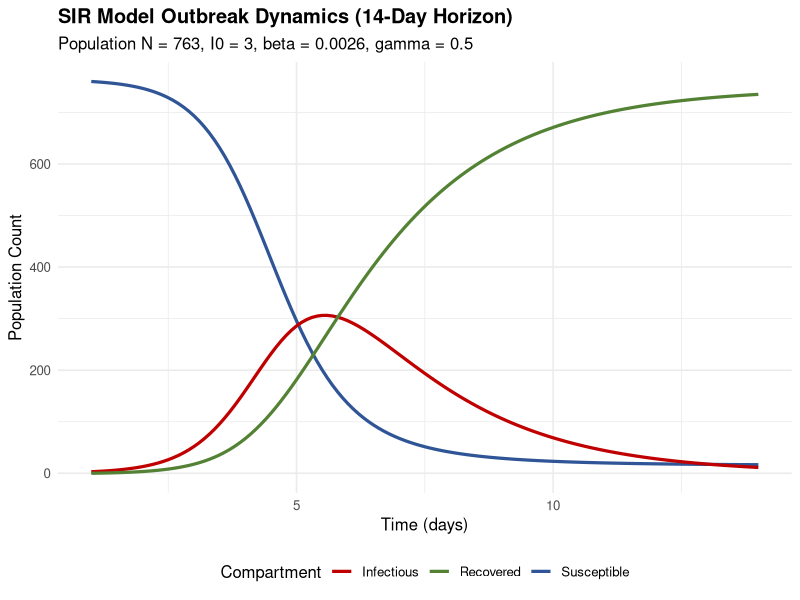

Source code (R):
# ==============================================================================
# Numerical Simulation and Sensitivity Analysis of the SIR Epidemic Model
# Author: Robert Thomas Kohn
# Course: MTH 319 - Predictive Statistics, Muhlenberg College
# ==============================================================================

# --- Load Required Libraries ---
library(deSolve)
library(ggplot2)

# --- 1. Model Definition (Coupled Non-Linear ODEs) ---
# Compartments: Susceptible (S), Infectious (I), Recovered (R)
# Parameters: beta (transmission rate), gamma (recovery rate)
sir_model <- function(time, state, parameters) {
  with(as.list(c(state, parameters)), {
    dS <- -beta * S * I
    dI <-  beta * S * I - gamma * I
    dR <-  gamma * I
    
    list(c(dS, dI, dR))
  })
}

# --- 2. Baseline Outbreak Simulation (14-Day Trajectory) ---
# Parameters calibrated to the 1978 English boarding school influenza outbreak:
# N = 763, I_0 = 3, beta = 0.0026, gamma = 0.5
N <- 763
init_values <- c(S = N - 3, I = 3, R = 0)
parameters  <- c(beta = 0.0026, gamma = 0.5)
times       <- seq(1, 14, by = 0.1)

sir_output <- ode(y = init_values, times = times, func = sir_model, parms = parameters)
sir_df     <- as.data.frame(sir_output)

# Plot 14-day outbreak progression
p14 <- ggplot(sir_df, aes(x = time)) +
  geom_line(aes(y = S, color = "Susceptible"), linewidth = 1.1) +
  geom_line(aes(y = I, color = "Infectious"), linewidth = 1.1) +
  geom_line(aes(y = R, color = "Recovered"), linewidth = 1.1) +
  labs(
    title    = "SIR Model Outbreak Dynamics (14-Day Horizon)",
    subtitle = "Population N = 763, I0 = 3, beta = 0.0026, gamma = 0.5",
    x        = "Time (days)",
    y        = "Population Count",
    color    = "Compartment"
  ) +
  scale_color_manual(values = c("Susceptible" = "#2F5597", "Infectious" = "#C00000", "Recovered" = "#548235")) +
  theme_minimal(base_size = 12) +
  theme(plot.title = element_text(face = "bold"), legend.position = "bottom")

print(p14)

# Evaluate Day 7 Peak Metrics
day7 <- sir_df[which.min(abs(sir_df$time - 7)), ]
cat("Day 7 Status:\n")
cat("  Susceptible:", round(day7$S), "\n")
cat("  Infectious: ", round(day7$I), "\n")
cat("  Recovered:  ", round(day7$R), "\n")

# --- 3. Long-Term Equilibrium (365 Days) ---
times_long <- seq(0, 365, by = 1)
sir_long   <- as.data.frame(ode(y = init_values, times = times_long, func = sir_model, parms = parameters))

cat("\nEquilibrium Comparison (Day 14 vs Day 165):\n")
cat("  Day 14  - S:", round(sir_long[15, "S"]), " I:", round(sir_long[15, "I"]), " R:", round(sir_long[15, "R"]), "\n")
cat("  Day 165 - S:", round(sir_long[166, "S"]), " I:", round(sir_long[166, "I"]), " R:", round(sir_long[166, "R"]), "\n")

# --- 4. Sensitivity Analysis: Initial Infected Seeding (I_0) ---
cat("\nSensitivity to Initial Infected (I_0 at Day 7, N ~ 1000):\n")
for (i_init in c(0, 1, 10, 100)) {
  pop_tot <- 1000 + i_init
  init_s  <- c(S = 1000, I = i_init, R = 0)
  out_s   <- as.data.frame(ode(y = init_s, times = seq(1, 14, by = 1), func = sir_model, parms = parameters))
  d7_s    <- out_s[out_s$time == 7, ]
  cat(sprintf("  I_0 = %3d -> Day 7: S = %4.0f, I = %4.0f, R = %4.0f\n", i_init, d7_s$S, d7_s$I, d7_s$R))
}

# --- 5. Sensitivity Analysis: Transmission Rate (beta) ---
cat("\nSensitivity to Transmission Rate beta (Day 7, gamma = 0.5, I_0 = 1):\n")
for (b_val in c(0.0001, 0.001, 0.002, 0.004)) {
  parms_b <- c(beta = b_val, gamma = 0.5)
  init_b  <- c(S = 1000, I = 1, R = 0)
  out_b   <- as.data.frame(ode(y = init_b, times = seq(1, 14, by = 1), func = sir_model, parms = parms_b))
  d7_b    <- out_b[out_b$time == 7, ]
  cat(sprintf("  beta = %0.4f -> Day 7: S = %4.0f, I = %4.0f, R = %4.0f\n", b_val, d7_b$S, d7_b$I, d7_b$R))
}

# --- 6. Sensitivity Analysis: Recovery Rate (gamma) ---
cat("\nSensitivity to Recovery Rate gamma (Day 7, beta = 0.0012, I_0 = 1):\n")
for (g_val in c(0.01, 0.10, 0.50, 0.75)) {
  parms_g <- c(beta = 0.0012, gamma = g_val)
  init_g  <- c(S = 1000, I = 1, R = 0)
  out_g   <- as.data.frame(ode(y = init_g, times = seq(1, 14, by = 1), func = sir_model, parms = parms_g))
  d7_g    <- out_g[out_g$time == 7, ]
  cat(sprintf("  gamma = %0.2f -> Day 7: S = %4.0f, I = %4.0f, R = %4.0f\n", g_val, d7_g$S, d7_g$I, d7_g$R))
}
